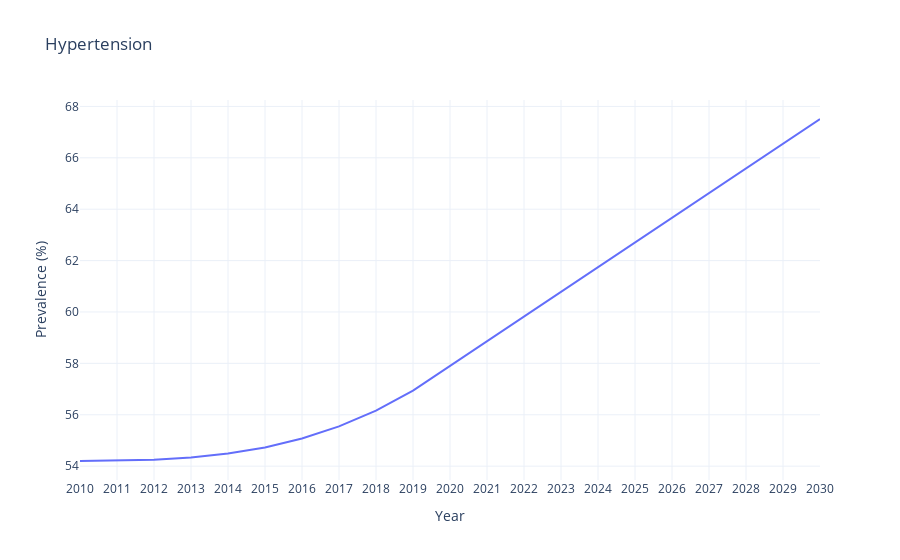

Notebook cell for this chart:
### Code cell
line_chart(final_df_quadratic, 'Hypertension')

### Figure 1 — Plotly figure (JSON) as saved in the notebook; plotly's stock layout.template omitted (floating-point values rounded to 4 significant figures)
{"data": [{"hovertemplate": "Year=%{x}<br>Prevalence (%)=%{y}<extra></extra>", "legendgroup": "", "line": {"color": "#636efa", "dash": "solid"}, "marker": {"symbol": "circle"}, "mode": "lines", "name": "", "orientation": "h", "showlegend": false, "type": "scatter", "x": [2010, 2011, 2012, 2013, 2014, 2015, 2016, 2017, 2018, 2019, 2020, 2021, 2022, 2023, 2024, 2025, 2026, 2027, 2028, 2029, 2030], "xaxis": "x", "y": [54.2, 54.21, 54.25, 54.33, 54.49, 54.73, 55.07, 55.55, 56.16, 56.94, 57.9, 58.86, 59.82, 60.78, 61.74, 62.71, 63.67, 64.63, 65.59, 66.55, 67.51], "yaxis": "y"}], "layout": {"legend": {"tracegroupgap": 0}, "title": {"text": "Hypertension"}, "xaxis": {"anchor": "y", "domain": [0, 1], "dtick": 1, "tick0": 2010, "tickmode": "linear", "title": {"text": "Year"}}, "yaxis": {"anchor": "x", "domain": [0, 1], "title": {"text": "Prevalence (%)"}}}}
